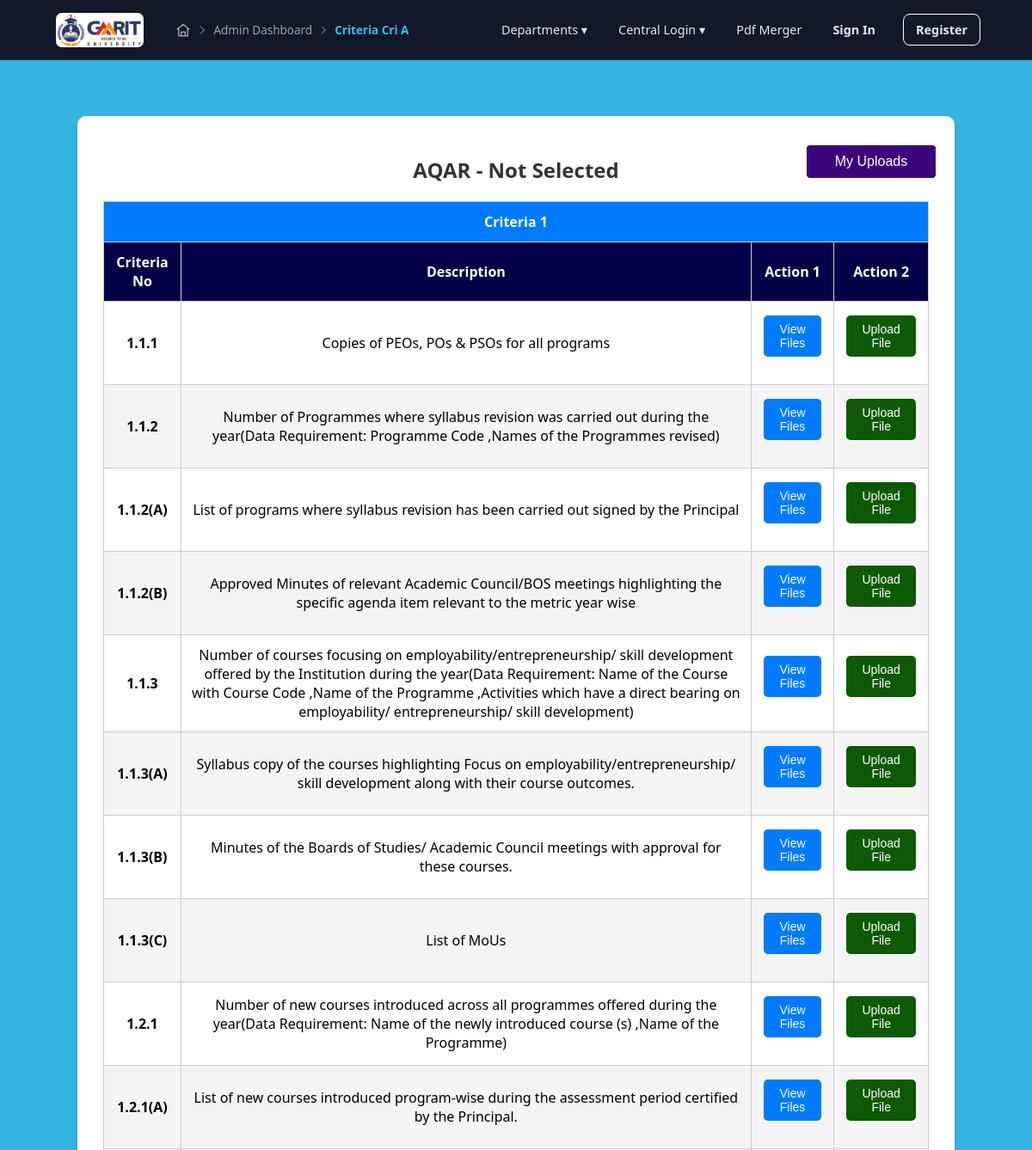
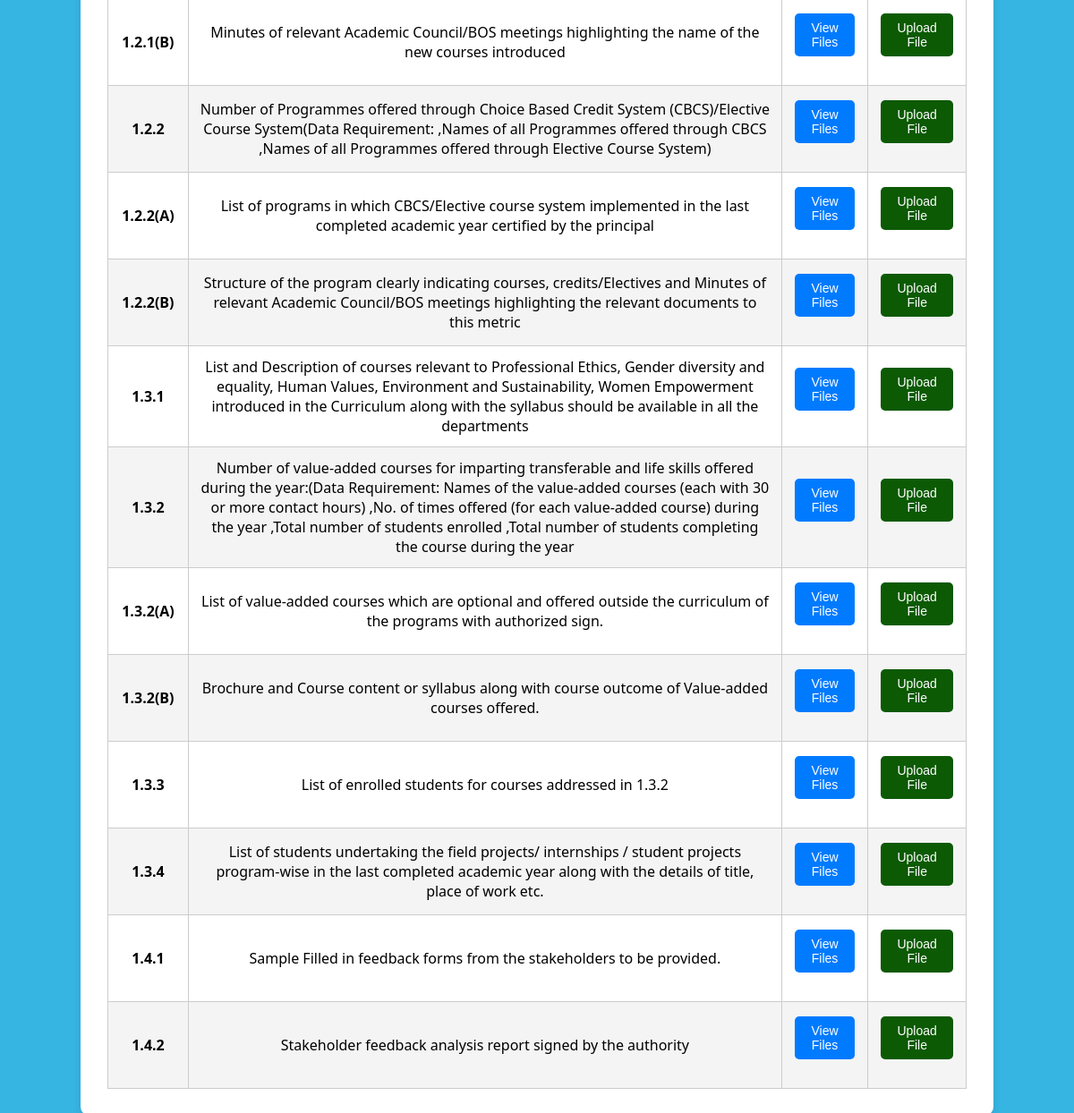
/admin/criteria_cri_a.php?criteria=1, run on the app's committed database (2 pictures, top to bottom).
### tables this page shows
CREATE TABLE `criteria` (
  `SI_no` int(10) NOT NULL,
  `Sub_no` varchar(30) NOT NULL,
  `Des` varchar(600) NOT NULL,
  `year` varchar(200) NOT NULL,
  PRIMARY KEY (`Sub_no`)
);

### admin/criteria_cri_a.php (the view, shortened to what this page needs)
<?php
include("../includes/connection.php");
$event = isset($_GET['event']) ? htmlspecialchars($_GET['event']) : '';
$designation = isset($_GET['designation']) ? htmlspecialchars($_GET['designation']) : '';
$criteria = isset($_GET['criteria']) ? htmlspecialchars($_GET['criteria']) : 'Not Selected';
?>
<!DOCTYPE html>
<html lang="en">
<head>
</head>
<body>
    <?php include "../includes/header.php"; ?>
    <div class="cont11">
    <div class="container11">
    <?php
        if ($_SERVER["REQUEST_METHOD"] == "GET") {
            $designation = isset($_GET['designation']) ? htmlspecialchars($_GET['designation']) : 'Unknown';
            $academicYear = isset($_GET['year']) ? htmlspecialchars($_GET['year']) : 'Not Selected';
            $criteria = isset($_GET['criteria']) ? htmlspecialchars($_GET['criteria']) : 'Not Selected';
            echo "<h1>AQAR - " . $academicYear . "</h1>";
        }else if ($_SERVER["REQUEST_METHOD"] == "POST") {
            $designation = isset($_POST['designation']) ? htmlspecialchars($_POST['designation']) : 'Unknown';
            $academicYear = isset($_POST['year']) ? htmlspecialchars($_POST['year']) : 'Not Selected';
            $criteria = isset($_POST['criteria']) ? htmlspecialchars($_POST['criteria']) : 'Not Selected';
            echo "<h1>AQAR - " . $academicYear . "</h1>";
        } else {
            echo "<p>No academic year or criteria was selected.</p>";
            exit;
        }
        ?>
        <table>
    <thead>
        <tr>
            <th colspan="4" id="th1">Criteria <?php echo $criteria; ?></th>
        </tr>
        <tr id="tr2">
            <th>Criteria No</th>
            <th>Description</th>
            <th>Action 1</th>
            <th>Action 2</th>
        </tr>
    </thead>
    <tbody>
        <?php
            $tablePrefix = ($event === 'NBA') ? 'nba_criteria' : 'criteria';
            if ($academicYear == '2020-21') {
                $sql = "SELECT * FROM {$tablePrefix}1 WHERE SI_no='$criteria' ORDER BY Sub_no";
            } else if ($academicYear == '2021-22') {
                $sql = "SELECT * FROM {$tablePrefix}2 WHERE SI_no='$criteria' ORDER BY Sub_no";
            } else {
                $sql = "SELECT * FROM {$tablePrefix} WHERE SI_no='$criteria' ORDER BY Sub_no";
            }
        $result = $conn->query($sql);
        if ($result->num_rows > 0) {
            while ($row = $result->fetch_assoc()) {
                $criteriaNo = $row['Sub_no'];
                $description = $row['Des'];
                echo "<tr>";
                echo "<td class='criteria-no'>$criteriaNo</td>";
                echo "<td>$description</td>";
                echo "<td>";
                echo "<form action='download_cri.php?year=" . urlencode($academicYear) . "&criteria=" . urlencode($criteria) . "&designation=" . urlencode($designation) . "&event=" . urlencode($event) . "' method='POST'>";
                echo "<button type='submit'>View Files</button>";
                echo "</form>";
                echo "</td>";
                echo "<td>";
                echo "<form action='upload_cri.php?year=" . urlencode($academicYear) . "&criteria=" . urlencode($criteria) . "&designation=" . urlencode($designation) . "&event=" . urlencode($event) . "' method='POST' style='display:inline-block;'>";
                echo "<button class='submit1'>Upload File</button>";
                echo "</form>";
                echo "<form action='my_uploads_cri.php?year=" . urlencode($academicYear) . "&criteria=" . urlencode($criteria) . "&designation=" . urlencode($designation) . "&event=" . urlencode($event) . "' method='POST' style='display:inline-block;'>";
                echo "<button class='home-button2'>My Uploads</button>";
                echo "</form>";
                echo "</td>";
                echo "</tr>";
            }
        } else {
            echo "<tr><td colspan='4'>No data found for the specified criteria.</td></tr>";
        }
        ?>
    </tbody>
</table>
    </div>
    </div>
</body>
</html>

### includes/header.php (style rules this page uses)
body { margin: 0; padding-top: 85px !important; font-family: 'Segoe UI', sans-serif; }
body { opacity: 1; transition: opacity 0.5s ease-in-out; }

### admin/criteria_cri_a.php (style rules this page uses)
body { font-family: Arial, sans-serif; background-color: rgb(54, 180, 226); justify-content: center; margin: 0; }
.cont11 { display: flex; justify-content: center; }
.container11 { margin-left:200px; text-align: center; background-color: white; padding: 30px; border-radius: 10px; box-shadow: 0 4px 8px rgba(0,0,0,0.1); width: 80%; margin: 50px 0px; position: relative; }
h1 { color: #333; font-size: 24px; margin-bottom: 20px; }
table { width: 100%; border-collapse: collapse; margin-top: 20px; }
th, td { border: 1px solid #ccc; padding: 12px; text-align: center; }
#tr2 { background-color: rgb(3, 2, 71); color: white; }
#th1 { background-color: #007BFF; color: white; }
tr:nth-child(even) { background-color: #f4f4f4; }
.criteria-no { font-weight: bold; color: black; }
button { background-color: #007BFF; color: white; border: none; padding: 8px 16px; text-align: center; text-decoration: none; display: inline-block; font-size: 14px; margin: 4px 2px; cursor: pointer; border-radius: 5px; }
.submit1 { background-color: rgb(12, 90, 4); color: white; border: none; border-radius: 5px; cursor: pointer; }
.home-button2 { position: absolute; top: 30px; right: 20px; padding: 10px 20px; background-color: rgb(61, 5, 124); color: white; border: none; border-radius: 5px; cursor: pointer; font-size: 16px; width: 150px; }

### data on the page
criteria: Sub_no "1.1.1", Des "Copies of PEOs, POs & PSOs for all programs"
criteria: Sub_no "1.1.2", Des "Number of Programmes where syllabus revision was carried out during the year(Data Requirement: Programme Code ,Names of the Programmes revised)"
criteria: Sub_no "1.1.2(A)", Des "List of programs where syllabus revision has been carried out signed by the Principal"
criteria: Sub_no "1.1.2(B)", Des "Approved Minutes of relevant Academic Council/BOS meetings highlighting the specific agenda item relevant to the metric year wise"
criteria: Sub_no "1.1.3", Des "Number of courses focusing on employability/entrepreneurship/ skill development offered by the Institution during the year(Data Requirement: Name of the Course with Course Code ,Name of the Programme ,Activities which have a direct bearing on employability/ entrepreneurship/ skill development)"
criteria: Sub_no "1.1.3(A)", Des "Syllabus copy of the courses highlighting Focus on employability/entrepreneurship/ skill development along with their course outcomes."
criteria: Sub_no "1.1.3(B)", Des "Minutes of the Boards of Studies/ Academic Council meetings with approval for these courses."
criteria: Sub_no "1.1.3(C)", Des "List of MoUs"
criteria: Sub_no "1.2.1", Des "Number of new courses introduced across all programmes offered during the year(Data Requirement: Name of the newly introduced course (s) ,Name of the Programme)"
criteria: Sub_no "1.2.1(A)", Des "List of new courses introduced program-wise during the assessment period certified by the Principal."
criteria: Sub_no "1.2.1(B)", Des "Minutes of relevant Academic Council/BOS meetings highlighting the name of the new courses introduced"
criteria: Sub_no "1.2.2", Des "Number of Programmes offered through Choice Based Credit System (CBCS)/Elective Course System(Data Requirement: ,Names of all Programmes offered through CBCS ,Names of all Programmes offered through Elective Course System)"
criteria: Sub_no "1.2.2(A)", Des "List of programs in which CBCS/Elective course system implemented in the last completed academic year certified by the principal"
criteria: Sub_no "1.2.2(B)", Des "Structure of the program clearly indicating courses, credits/Electives and Minutes of relevant Academic Council/BOS meetings highlighting the relevant documents to this metric"
criteria: Sub_no "1.3.1", Des "List and Description of courses relevant to Professional Ethics, Gender diversity and equality, Human Values, Environment and Sustainability, Women Empowerment introduced in the Curriculum along with the syllabus should be available in all the departments"
criteria: Sub_no "1.3.2", Des "Number of value-added courses for imparting transferable and life skills offered during the year:(Data Requirement: Names of the value-added courses (each with 30 or more contact hours) ,No. of times offered (for each value-added course) during the year ,Total number of students enrolled ,Total number of students completing the course during the year"
criteria: Sub_no "1.3.2(A)", Des "List of value-added courses which are optional and offered outside the curriculum of the programs with authorized sign."
criteria: Sub_no "1.3.2(B)", Des "Brochure and Course content or syllabus along with course outcome of Value-added courses offered."
criteria: Sub_no "1.3.3", Des "List of enrolled students for courses addressed in 1.3.2"
criteria: Sub_no "1.3.4", Des "List of students undertaking the field projects/ internships / student projects program-wise in the last completed academic year along with the details of title, place of work etc."
criteria: Sub_no "1.4.1", Des "Sample Filled in feedback forms from the stakeholders to be provided."
criteria: Sub_no "1.4.2", Des "Stakeholder feedback analysis report signed by the authority"

### other printed values
$crumb['label'] "Admin Dashboard"
$crumb['label'] "Criteria Cri A"
$academicYear "Not Selected"
$criteria "1"
